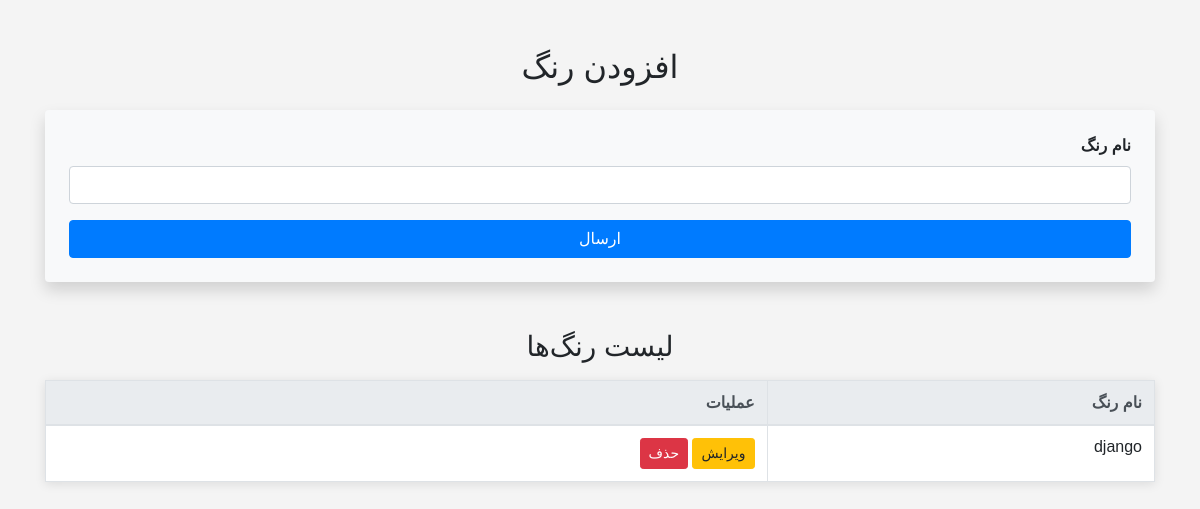
The page /phone-color/ on the database as committed earlier.
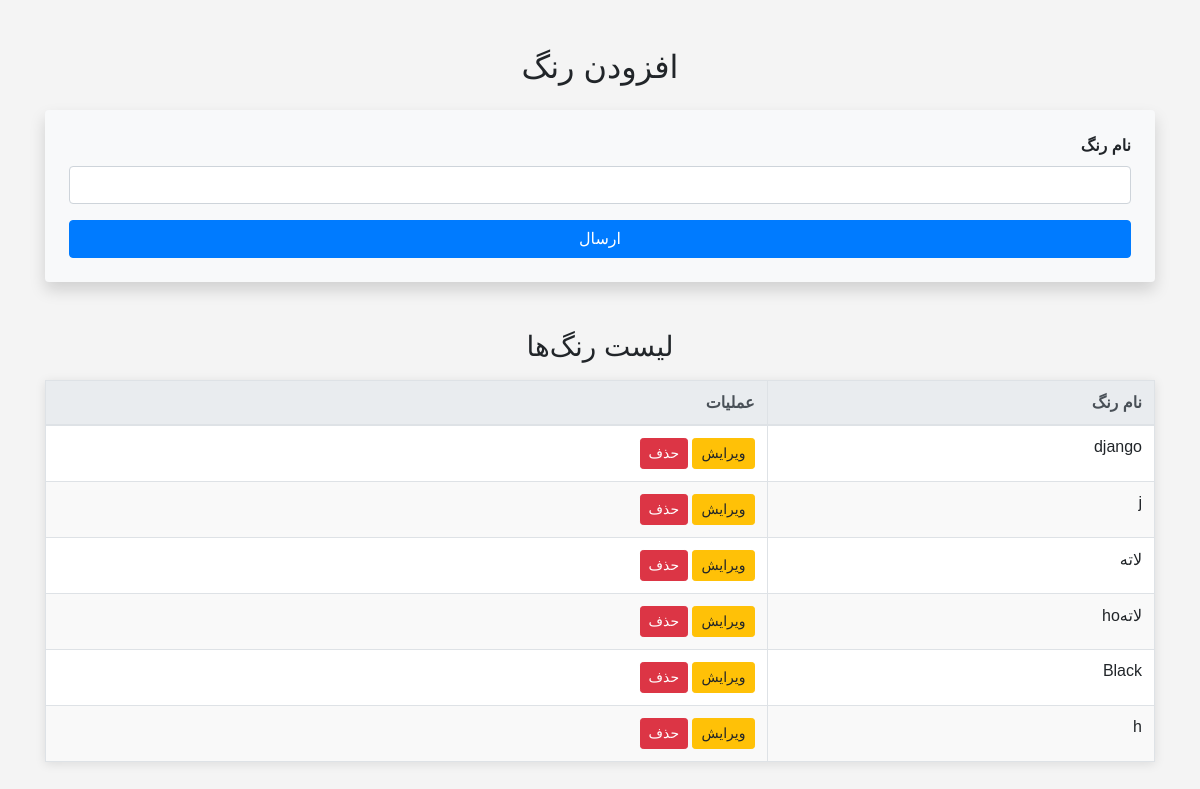
The same page on the database as committed later.
### mobile_inventory/models.py (models this page shows, shortened)
class Color(models.Model):
    name = models.CharField(max_length=100, unique=True, verbose_name='رنگ')
    created_at = models.DateTimeField(auto_now_add=True, null=True, blank=True)
    slug = models.SlugField(unique=True, blank=True, verbose_name='آدرس رنگ')
    class Meta:
        verbose_name = 'رنگ'
        verbose_name_plural = 'رنگ ها'

### mobile_inventory/views.py (the view, shortened to what this page needs)
# urls.py: path('phone-color/', views.AddColorView.as_view(), name='add_color'),
class AddColorView(CreateView):
    model = Color
    form_class = ColorForm
    template_name = 'mobile_inventory/add_color.html'
    def get_context_data(self, **kwargs):
        context = super().get_context_data(**kwargs)
        context['colors'] = Color.objects.all().order_by('-created_at')  # اضافه کردن لیست رنگ‌ها به context
        return context

### mobile_inventory/forms.py
class ColorForm(forms.ModelForm):
    class Meta:
        model = Color
        fields = '__all__'
        error_messages = {
            'name': {
                'required': 'رنگ الزامی است.',
                'unique': 'این رنگ  وجود دارد.'
            }
        }

### mobile_inventory/templatetags/custom_filters.py (called while the page is built)
@register.filter(name='add_class')
def add_class(field, css_clss):
    return field.as_widget(attrs={'class': css_clss})

### mobile_inventory/templates/mobile_inventory/add_color.html (shortened to what this page needs)
{% extends 'base.html' %}
{% load static %}
{% load custom_filters %}
{% block main %}
<body>
    <div class="container mt-5">
        <h2 class="text-center mb-4">افزودن رنگ</h2>
        <form method="post" enctype="multipart/form-data" class="bg-light p-4 rounded shadow" novalidate>
            <div class="form-group text-right">
                <label for="{{ form.name.id_for_label }}" class="font-weight-bold">نام رنگ</label>
                {{ form.name|add_class:"form-control" }}
            </div>
            <button type="submit" class="btn btn-primary btn-block">ارسال</button>
        </form>
        <h3 class="mt-5 text-center">لیست رنگ‌ها</h3>
        <table id="colors-table" class="table table-bordered mt-3 text-right">
            <thead class="thead-light">
                <tr>
                    <th>نام رنگ</th>
                    <th class="text-right">عملیات</th>
                </tr>
            </thead>
            <tbody>
                {% for color in colors %}
                    <tr id="color-row-{{ color.slug }}">
                        <td>{{ color.name }}</td>
                        <td class="text-right">
                            <a href="{% url 'edit_color' color.slug %}" class="btn btn-warning btn-sm">ویرایش</a>
                            <button class="btn btn-danger btn-sm delete-color" data-id="{{ color.slug }}">حذف</button>
                        </td>
                    </tr>
                {% empty %}
                    <tr>
                        <td colspan="2" class="text-center alert alert-warning">هیچ رنگی موجود نیست</td>
                    </tr>
                {% endfor %}
            </tbody>
        </table>
    </div>
</body>
{% endblock %}

Rows that differ between the two databases and show on the page:
added Color: name "j"
added Color: name "لاته"
added Color: name "لاتهho"
added Color: name "Black"
added Color: name "h"
